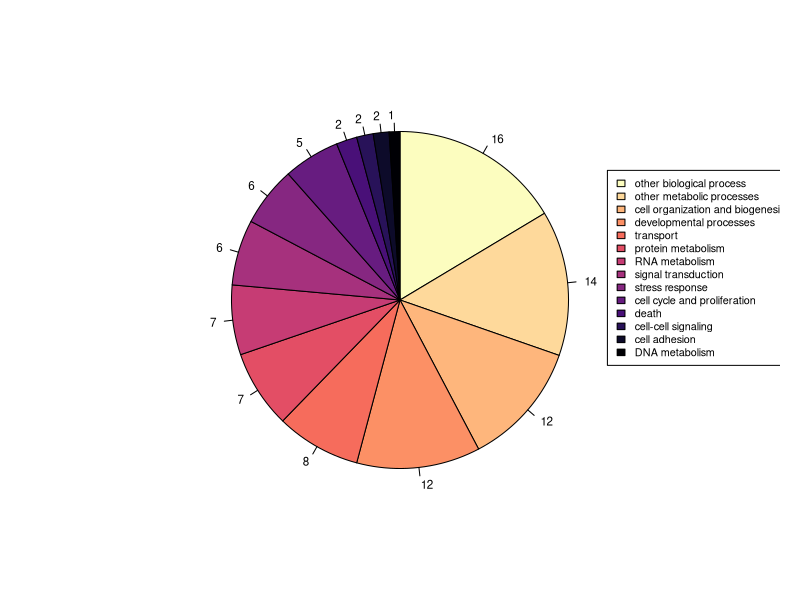
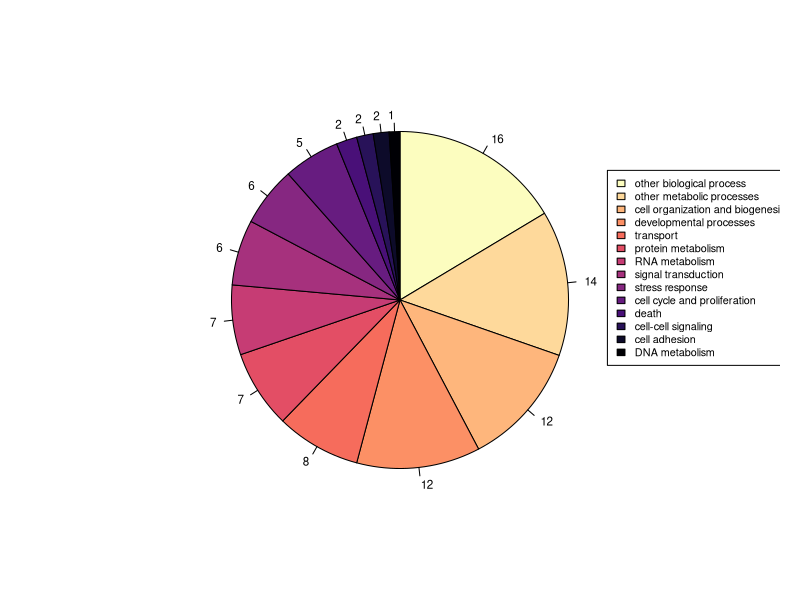

Recreate these plots in R, in order.
## ---- chunk 1
library(ggrepel)
## ---- chunk 2
install.packages("viridis")
## ---- chunk 3
library(viridis)
## ---- chunk 4
piecounts <- read.csv("../analyses/Fig2-pie/GOslim-P-pie-detectedprots.txt", header = FALSE)
head(piecounts)
## ---- chunk 5
piecolors <- rainbow(14)
## ---- chunk 6
structure(c('other biological processes' = 206L, 'other metabolic processses' = 175L, 'cell organization and biogenesis' = 150L, 'developmental processes' = 149L, 'transport' = 102L, 'protein metabolism' = 94L, 'RNA metabolism' = 84L, 'signal transduction' = 79L, 'stress reponse' = 72L, 'cell cycle and proliferation' = 68L, 'death' = 25L, 'cell-cell signaling' = 20L, 'cell adhesion' = 19L, 'DNA metabolism' = 13L), .Dim = 14L, .Dimnames = list(. = c("other biological process", "other metabolic processes", "cell organization and biogenesis", "developmental processes", "transport", "protein metabolism", "RNA metabolism", "signal transduction", "stress response", "cell cycle and proliferation", "death", "cell-cell signaling", "cell adhesion", "DNA metabolism")), class = "table") -> Type
#sort Type 
Type <- sort(Type, decreasing = TRUE) 
piepercent <- round(Type/sum(Type)*100)
par(mar = c(1, 1, 1, 1)) 

pie(
  Type, 
  edges = 200, 
  radius = 0.65,
  clockwise = TRUE, # IMPORTANT
  angle = 45, 
  col = viridis::viridis_pal(option = "magma", direction=-1)(length(Type)),  # BETTER COLOR PALETTE
  labels = piepercent, # NEVER DISPLAY OVERLAPPING LABELS
  cex = 0.7
)

legend(
  x = 0.80, # DELIBERATE POSITION
  y = 0.5, # DELIBERATE POSITION
  inset = .05, 
  legend = names(Type), # YOU WERE PASSING IN _ALL_ THE REPEAT NAMES
  fill = viridis::viridis_pal(option = "magma", direction=-1)(length(Type)),  # USE THE SAME COLOR PALETTE
  horiz = FALSE,
  cex = 0.65, # PROPER PARAMETER FOR TEXT SIZE
  text.width = 0.8 # SET THE BOX WIDTH
)
## ---- chunk 7
structure(c('other biological processes' = 206L, 'other metabolic processses' = 175L, 'cell organization and biogenesis' = 150L, 'developmental processes' = 149L, 'transport' = 102L, 'protein metabolism' = 94L, 'RNA metabolism' = 84L, 'signal transduction' = 79L, 'stress reponse' = 72L, 'cell cycle and proliferation' = 68L, 'death' = 25L, 'cell-cell signaling' = 20L, 'cell adhesion' = 19L, 'DNA metabolism' = 13L), .Dim = 14L, .Dimnames = list(. = c("other biological process", "other metabolic processes", "cell organization and biogenesis", "developmental processes", "transport", "protein metabolism", "RNA metabolism", "signal transduction", "stress response", "cell cycle and proliferation", "death", "cell-cell signaling", "cell adhesion", "DNA metabolism")), class = "table") -> Type
#sort Type 
Type <- sort(Type, decreasing = TRUE) 
piepercent <- round(Type/sum(Type)*100)
par(mar = c(1, 1, 1, 1)) 

pie(
  Type, 
  edges = 200, 
  radius = 0.65,
  clockwise = TRUE, # IMPORTANT
  angle = 45, 
  col = viridis::viridis_pal(option = "magma", direction=-1)(length(Type)),  # BETTER COLOR PALETTE
  labels = piepercent, # NEVER DISPLAY OVERLAPPING LABELS
  cex = 0.7
)

legend(
  x = 0.80, # DELIBERATE POSITION
  y = 0.5, # DELIBERATE POSITION
  inset = .05, 
  legend = names(Type), # YOU WERE PASSING IN _ALL_ THE REPEAT NAMES
  fill = viridis::viridis_pal(option = "magma", direction=-1)(length(Type)),  # USE THE SAME COLOR PALETTE
  horiz = FALSE,
  cex = 0.65, # PROPER PARAMETER FOR TEXT SIZE
  text.width = 0.95 # SET THE BOX WIDTH
)

dev.copy(pdf, '../analyses/Fig2-pie/detectedprots-GOslim-pie.pdf')
dev.off()
